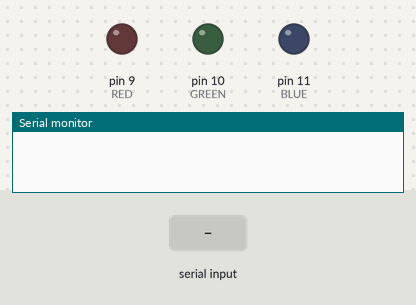
A sketch run on a simulated Arduino Uno, built with avr-gcc and run on an emulated ATmega328P. On the bench: output pins drawn as LEDs (lit = HIGH), the last lines printed to the serial monitor. The test bench sets the inputs (shaded band).

Above: at 1.2 s.
1.3 s: "RED\n" received over Serial
At 2.1 s:
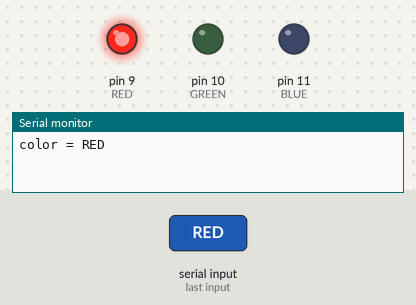
3.8 s: "GREEN\n" received over Serial
At 4.5 s:
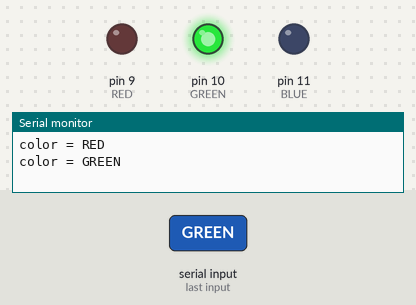
6.3 s: "BLUE\n" received over Serial
At 7.1 s:
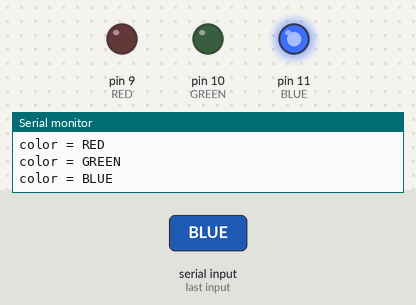
Timing chart, 0 to 9.3 s (numbered marks = the images above; inputs shaded):
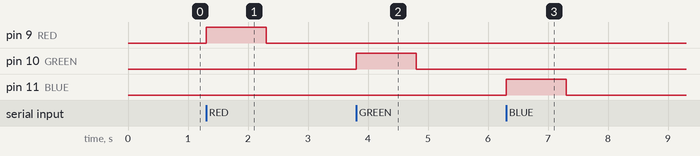

Measured:
- after the input at 1.3 s, pin 9 (RED): LOW → HIGH at once, → LOW 1.0 s later
- after the input at 3.8 s, pin 10 (GREEN): LOW → HIGH at once, → LOW 1.0 s later
- after the input at 6.3 s, pin 11 (BLUE): LOW → HIGH at once, → LOW 1.0 s later

The sketch:

h02_05.ino
```cpp
int RED = 9;
int GREEN = 10;
int BLUE = 11;

void setup(){
  Serial.begin(115200);
  pinMode(RED,OUTPUT);
  pinMode(GREEN,OUTPUT);
  pinMode(BLUE,OUTPUT);
}

void loop(){
  if(Serial.available()>0){
    String color = Serial.readStringUntil('\n');
    Serial.print("color = ");
    Serial.println(color);

    if((color == "RED")||(color == "red")){
      digitalWrite(RED,HIGH);
    }
    else if((color =="GREEN")||(color == "green")){
      digitalWrite(GREEN,HIGH);
    }
    else if((color =="BLUE")||(color == "blue")){
      digitalWrite(BLUE,HIGH);
    }

    delay(1000);
    digitalWrite(RED,LOW);
    digitalWrite(GREEN,LOW);
    digitalWrite(BLUE,LOW);
  }
}
```
